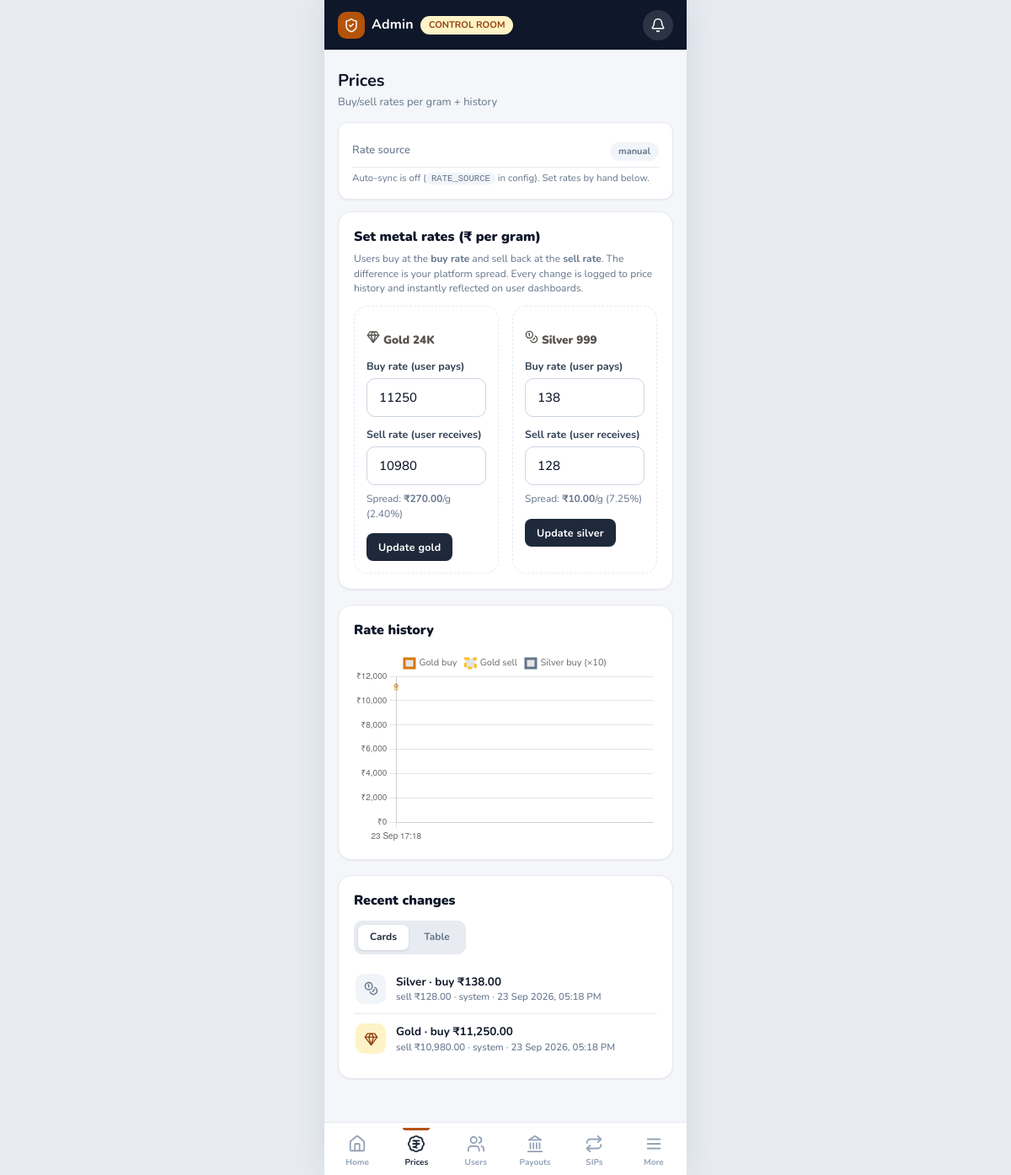
The page /admin/prices.php (signed in) on the database its author committed.
### tables this page shows
CREATE TABLE IF NOT EXISTS price_history (
  id          BIGINT UNSIGNED AUTO_INCREMENT PRIMARY KEY,
  metal       ENUM('gold','silver') NOT NULL,
  buy_rate    DECIMAL(12,2) NOT NULL,
  sell_rate   DECIMAL(12,2) NOT NULL,
  recorded_by VARCHAR(50)   NULL,
  recorded_at TIMESTAMP     NOT NULL DEFAULT CURRENT_TIMESTAMP,
  created_at  TIMESTAMP     NOT NULL DEFAULT CURRENT_TIMESTAMP,
  updated_at  TIMESTAMP     NOT NULL DEFAULT CURRENT_TIMESTAMP ON UPDATE CURRENT_TIMESTAMP,
  INDEX idx_ph_metal_time (metal, recorded_at)
);

### includes/db.php (called while the page is built)
<?php
function db(): PDO
{
    static $pdo = null;
    if ($pdo === null) {
        $dsn = 'mysql:host=' . DB_HOST . ';port=' . DB_PORT . ';dbname=' . DB_NAME . ';charset=utf8mb4';
        try {
            $pdo = new PDO($dsn, DB_USER, DB_PASS, [
                PDO::ATTR_ERRMODE            => PDO::ERRMODE_EXCEPTION,
                PDO::ATTR_DEFAULT_FETCH_MODE => PDO::FETCH_ASSOC,
                PDO::ATTR_EMULATE_PREPARES   => false,
            ]);
            $pdo->exec("SET time_zone = '+05:30'");
        } catch (PDOException $e) {
            http_response_code(500);
            die('<div style="font-family:sans-serif;max-width:520px;margin:80px auto;padding:24px;'
                . 'border:1px solid #f3e8d7;border-radius:12px;background:#fffbeb;color:#7c2d12">'
                . '<h2 style="margin:0 0 8px">Database connection failed</h2>'
                . '<p style="margin:0 0 12px">Check <code>config/config.php</code> and make sure MySQL is running'
                . ' and the database <b>gullak</b> exists (import <code>db/schema.sql</code>).</p>'
                . (DISPLAY_ENV ? '<pre style="white-space:pre-wrap;background:#fff;padding:8px;border-radius:6px">'
                    . htmlspecialchars($e->getMessage()) . '</pre>' : '')
                . '</div>');
        }
    }
    return $pdo;
}

### admin/prices.php (the view, shortened to what this page needs)
<?php
require_once __DIR__ . '/includes/bootstrap.php';
$pdo = db();
$rates = get_rates();
$labels = $goldBuy = $goldSell = $silvBuy = $silvSell = [];
$st = $pdo->query('SELECT * FROM price_history ORDER BY recorded_at DESC, id DESC LIMIT 120');
foreach ($st->fetchAll() as $r) {
    array_unshift($labels, date('d M H:i', strtotime($r['recorded_at'])));
    if ($r['metal'] === 'gold') {
        array_unshift($goldBuy, (float) $r['buy_rate']);
        array_unshift($goldSell, (float) $r['sell_rate']);
        array_unshift($silvBuy, null); array_unshift($silvSell, null);
    } else {
        array_unshift($silvBuy, (float) $r['buy_rate']);
        array_unshift($silvSell, (float) $r['sell_rate']);
        array_unshift($goldBuy, null); array_unshift($goldSell, null);
    }
}
$st = $pdo->query('SELECT p.*, a.username FROM price_history p
                   LEFT JOIN admins a ON a.username = p.recorded_by
                   ORDER BY p.id DESC LIMIT 15');
$history = $st->fetchAll();
$nav = 'prices';
require __DIR__ . '/includes/header.php';
$view = admin_view();
$lastSync = metals_last_sync($pdo);
$callsToday = metals_calls_today($pdo);
$nextSlot = null;
if ($nextSlot === null) $nextSlot = strtotime('+1 day', strtotime(date('Y-m-d') . ' ' . RATE_SYNC_TIMES[0]));
$stale = RATE_SOURCE === 'auto' && (!$lastSync || time() - strtotime($lastSync) > 26 * 3600);
?>
<div class="page-title">Prices</div>
<p class="page-sub">Buy/sell rates per gram + history</p>
<div class="card">
  <div class="kv"><span class="k">Rate source</span>
    <span class="v"><span class="badge <?= RATE_SOURCE === 'auto' ? 'badge-success' : 'badge-muted' ?>">
      <?= RATE_SOURCE === 'auto' ? 'metals.dev auto (IBJA)' : 'manual' ?></span></span></div>
  <?php if (RATE_SOURCE === 'auto'): ?>
  <div class="kv"><span class="k">Last sync</span><span class="v"><?= $lastSync ? e(dt_ist($lastSync)) : 'never' ?></span></div>
  <div class="kv"><span class="k">Next window</span><span class="v"><?= e(date('d M, H:i', $nextSlot)) ?></span></div>
  <div class="kv"><span class="k">API calls today</span><span class="v"><?= (int) $callsToday ?> / <?= (int) RATE_MAX_CALLS_PER_DAY ?></span></div>
  <?php if ($stale): ?>
    <div class="flash flash-error">Feed is stale — last sync over 26h ago. Check the API key/quota.</div>
  <?php endif; ?>
  <form method="post" class="mt8">
    <?= admin_csrf_field() ?>
    <input type="hidden" name="action" value="sync_now">
    <button class="btn btn-sm" type="submit" style="width:100%" <?= $callsToday >= RATE_MAX_CALLS_PER_DAY ? 'disabled' : '' ?>>Sync now from metals.dev</button>
  </form>
  <?php else: ?>
  <p class="field-hint">Auto-sync is off (<span class="mono">RATE_SOURCE</span> in config). Set rates by hand below.</p>
  <?php endif; ?>
</div>
<div class="admin-card">
  <h2>Set metal rates (₹ per gram)</h2>
  <p class="muted small" style="margin:-6px 0 12px">
    Users buy at the <b>buy rate</b> and sell back at the <b>sell rate</b>.
    The difference is your platform spread. Every change is logged to price history
    and instantly reflected on user dashboards.
  </p>
  <div class="admin-form">
    <?php foreach (['gold', 'silver'] as $m): $r = $rates[$m] ?? ['buy' => 0, 'sell' => 0]; ?>
    <form method="post" class="admin-card" style="box-shadow:none;margin:0;padding:14px;border:1px dashed var(--line)">
      <h3><?= lucide($m === 'gold' ? 'gem' : 'coins', 'ic-16') ?> <?= $m === 'gold' ? 'Gold 24K' : 'Silver 999' ?></h3>
      <label class="field-label">Buy rate (user pays)</label>
      <input class="field" name="buy_rate" type="number" step="0.01" min="1" required
             value="<?= e($r['buy']) ?>">
      <label class="field-label">Sell rate (user receives)</label>
      <input class="field" name="sell_rate" type="number" step="0.01" min="1" required
             value="<?= e($r['sell']) ?>">
      <div class="mt8 muted small">Spread: <b id="spread-<?= $m ?>"><?= money(($r['buy'] - $r['sell']), 2) ?></b>/g
        (<?= $r['buy'] > 0 ? number_format(($r['buy'] - $r['sell']) / $r['buy'] * 100, 2) : '0' ?>%)</div>
      <div class="mt14"><button class="btn btn-sm" type="submit">Update <?= e($m) ?></button></div>
    </form>
    <?php endforeach; ?>
  </div>
</div>
<div class="admin-card">
  <h2>Rate history</h2>
  <div class="chart-box" style="height:230px"><canvas id="priceChart"></canvas></div>
  <script>
  window.addEventListener('load', function () {
    if (typeof Chart === 'undefined') {
      document.querySelector('.chart-box').innerHTML = '<p class="muted small">Chart.js CDN unreachable.</p>';
      return;
    }
    new Chart(document.getElementById('priceChart'), {
      type: 'line',
      data: {
        labels: <?= json_encode(array_values(array_unique($labels))) ?: '[]' ?>,
        datasets: [
          { label: 'Gold buy',  data: <?= json_encode($goldBuy) ?>,  borderColor: '#D97706', tension: .3, pointRadius: 2 },
          { label: 'Gold sell', data: <?= json_encode($goldSell) ?>, borderColor: '#FBBF24', borderDash: [5,4], tension: .3, pointRadius: 2 },
          { label: 'Silver buy (×10)', data: <?= json_encode(array_map(fn($v) => $v === null ? null : $v * 10, $silvBuy)) ?>, borderColor: '#64748B', tension: .3, pointRadius: 2 }
        ]
      },
      options: {
        maintainAspectRatio: false,
        plugins: { legend: { labels: { boxWidth: 12, font: { family: 'Nunito', size: 11 } } } },
        scales: { y: { ticks: { callback: v => '₹' + v.toLocaleString('en-IN'), font: { size: 10 } } },
                  x: { ticks: { font: { size: 10 }, maxTicksLimit: 8 } } }
      }
    });
  });
  </script>
</div>
<div class="admin-card">
  <h2>Recent changes</h2>
  <?= admin_view_toggle() ?>
  <?php if ($view === 'card'): ?>
    <div class="list">
      <?php foreach ($history as $h): ?>
      <div class="list-item">
        <div class="li-icon <?= $h['metal'] === 'gold' ? 'gold' : 'silver' ?>"><?= lucide($h['metal'] === 'gold' ? 'gem' : 'coins') ?></div>
        <div class="li-body">
          <div class="li-title"><?= $h['metal'] === 'gold' ? 'Gold' : 'Silver' ?> · buy <?= money($h['buy_rate']) ?></div>
          <div class="li-sub">sell <?= money($h['sell_rate']) ?> · <?= e($h['recorded_by'] ?: 'system') ?> · <?= e(dt_ist($h['recorded_at'])) ?></div>
        </div>
      </div>
      <?php endforeach; ?>
    </div>
  <?php endif; ?>
</div>
<?php require __DIR__ . '/includes/footer.php'; ?>

### admin/includes/header.php (shortened to what this page needs)
<?php
$tabKey = in_array(($nav ?? ''), ['dashboard', 'prices', 'users', 'withdrawals', 'sips'], true) ? $nav : 'more';
?>
<!DOCTYPE html>
<html lang="en">
<head>
<link rel="stylesheet" href="<?= url('assets/css/style.css') ?>">
</head>
<body>
<div class="app">
  <header class="topbar topbar-admin">
    <a class="brand" href="<?= url('admin/index.php') ?>">
      <span class="brand-mark"><?= lucide('shield-check') ?></span>
      <span class="brand-name">Admin</span>
      <span class="badge badge-warning">CONTROL ROOM</span>
    </a>
    <div class="topbar-actions">
      <a class="icon-btn" href="<?= url('admin/withdrawals.php') ?>" aria-label="Pending withdrawals">
        <?= lucide('bell') ?>
      </a>
    </div>
  </header>
<main class="screen">

### includes/functions.php (shortened to what this page needs)
<?php
function e(?string $s): string
{
    return htmlspecialchars((string) $s, ENT_QUOTES, 'UTF-8');
}
function url(string $path = ''): string
{
    return BASE_URL . '/' . ltrim($path, '/');
}
function inr_format($n, int $dec = 2): string
{
    $neg = $n < 0 ? '-' : '';
    $n   = abs((float) $n);
    $s   = number_format($n, $dec, '.', '');
    [$int, $frac] = array_pad(explode('.', $s), 2, null);
    if (strlen($int) > 3) {
        $last3 = substr($int, -3);
        $rest  = substr($int, 0, -3);
        $int   = preg_replace('/\B(?=(\d{2})+(?!\d))/', ',', $rest) . ',' . $last3;
    }
    return $neg . $int . ($frac !== null ? '.' . $frac : '');
}
function money($n, int $dec = 2): string
{
    return '₹' . inr_format($n, $dec);
}
function dt_ist(?string $ts): string
{
    return date('d M Y, h:i A', strtotime($ts));
}
function get_rates(): array
{
    static $rates = null;
    if ($rates === null) {
        $st = db()->query('SELECT * FROM metal_prices');
        $rates = [];
        foreach ($st->fetchAll() as $r) {
            $rates[$r['metal']] = [
                'buy'        => (float) $r['buy_rate'],
                'sell'       => (float) $r['sell_rate'],
                'updated_at' => $r['updated_at'],
                'updated_by' => $r['updated_by'],
            ];
        }
    }
    return $rates;
}
function lucide(string $name, string $class = ''): string
{
    $name = strtolower(preg_replace('~[^a-z0-9-]~i', '', $name));
    $c    = trim($class);
    return '<i data-lucide="' . e($name) . '"' . ($c !== '' ? ' class="' . e($c) . '"' : '') . '></i>';
}

### admin/includes/bootstrap.php (shortened to what this page needs)
<?php
require_once APP_ROOT . '/includes/db.php';
require_once APP_ROOT . '/includes/functions.php';
function admin_view(): string
{
    return strtolower($_GET['view'] ?? '') === 'table' ? 'table' : 'card';
}
function admin_view_toggle(): string
{
    $v = admin_view();
    $q = $_GET;
    unset($q['view'], $q['mgview']);
    $base = strtok($_SERVER['REQUEST_URI'] ?? '', '?') ?: '';
    $mk = function (string $view) use ($base, $q): string {
        $qq = $q;
        $qq['view'] = $view;
        return $base . '?' . http_build_query($qq);
    };
    return '<div class="view-toggle" data-view-toggle role="tablist" aria-label="List layout">'
        . '<a href="' . e($mk('card')) . '" class="' . ($v === 'card' ? 'active' : '') . '">Cards</a>'
        . '<a href="' . e($mk('table')) . '" class="' . ($v === 'table' ? 'active' : '') . '">Table</a>'
        . '</div>';
}

### admin/includes/footer.php (shortened to what this page needs)
</main>
<?php if (empty($hide_tabs)): ?>
  <nav class="tabbar tabbar-admin">
    <?php foreach ($navItems as $key => [$href, $label, $icon]): ?>
      <a class="tab <?= ($tabKey === $key) ? 'active' : '' ?>" href="<?= url($href) ?>">
        <?= lucide($icon) ?>
        <span><?= e($label) ?></span>
      </a>
    <?php endforeach; ?>
  </nav>
<?php endif; ?>
</div>
</body>
</html>

### rows shown on the page
price_history: metal "Silver", buy_rate "₹138.00", sell_rate "₹128.00", recorded_by "system", recorded_at "23 Sep 2026, 05:18 PM"
price_history: metal "Gold", buy_rate "₹11,250.00", sell_rate "₹10,980.00", recorded_by "system", recorded_at "23 Sep 2026, 05:18 PM"

### other values the page prints
money(($r['buy'] - $r['sell']), 2) "₹270.00"
$m "gold"
money(($r['buy'] - $r['sell']), 2) "₹10.00"
$m "silver"
$label "Home"
$label "Prices"
$label "Users"
$label "Payouts"
$label "SIPs"
$label "More"
chart data {{ json_encode($goldBuy) }} [11250,null]
chart data {{ json_encode($goldSell) }} [10980,null]
